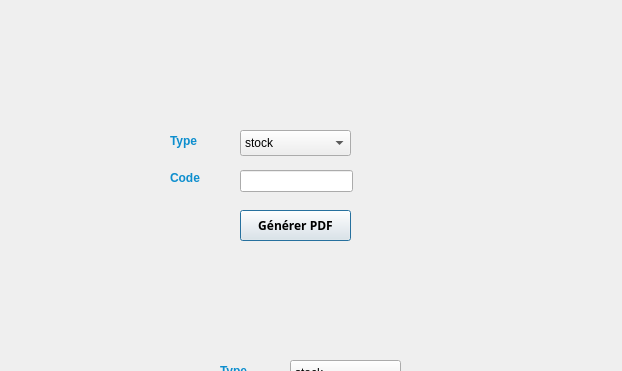
<?xml version="1.0" encoding="UTF-8"?>
<ui version="4.0">
 <class>pdf</class>
 <widget class="QDialog" name="pdf">
  <property name="geometry">
   <rect>
    <x>0</x>
    <y>0</y>
    <width>622</width>
    <height>371</height>
   </rect>
  </property>
  <property name="windowTitle">
   <string>Dialog</string>
  </property>
  <widget class="QLabel" name="label_60">
   <property name="geometry">
    <rect>
     <x>170</x>
     <y>170</y>
     <width>55</width>
     <height>16</height>
    </rect>
   </property>
   <property name="styleSheet">
    <string notr="true">color: #0d8ece;
font-size:50;
font:bold large;</string>
   </property>
   <property name="text">
    <string>Code</string>
   </property>
  </widget>
  <widget class="QPushButton" name="pushButton_imprimer_4">
   <property name="geometry">
    <rect>
     <x>240</x>
     <y>210</y>
     <width>111</width>
     <height>31</height>
    </rect>
   </property>
   <property name="font">
    <font>
     <family>Arial Black</family>
     <pointsize>9</pointsize>
     <weight>75</weight>
     <bold>true</bold>
    </font>
   </property>
   <property name="text">
    <string>Générer PDF</string>
   </property>
  </widget>
  <widget class="QLineEdit" name="lineEdit_code_pdf_3">
   <property name="geometry">
    <rect>
     <x>240</x>
     <y>170</y>
     <width>113</width>
     <height>22</height>
    </rect>
   </property>
  </widget>
  <widget class="QComboBox" name="comboBox_type_pdf_3">
   <property name="geometry">
    <rect>
     <x>240</x>
     <y>130</y>
     <width>111</width>
     <height>26</height>
    </rect>
   </property>
   <item>
    <property name="text">
     <string>stock</string>
    </property>
   </item>
   <item>
    <property name="text">
     <string>fourn</string>
    </property>
   </item>
  </widget>
  <widget class="QLabel" name="label_59">
   <property name="geometry">
    <rect>
     <x>170</x>
     <y>130</y>
     <width>55</width>
     <height>21</height>
    </rect>
   </property>
   <property name="styleSheet">
    <string notr="true">color: #0d8ece;
font-size:50;
font:bold large;</string>
   </property>
   <property name="text">
    <string>Type</string>
   </property>
  </widget>
  <widget class="QLineEdit" name="lineEdit_code_pdf_4">
   <property name="geometry">
    <rect>
     <x>290</x>
     <y>400</y>
     <width>113</width>
     <height>22</height>
    </rect>
   </property>
  </widget>
  <widget class="QLabel" name="label_61">
   <property name="geometry">
    <rect>
     <x>220</x>
     <y>400</y>
     <width>55</width>
     <height>16</height>
    </rect>
   </property>
   <property name="styleSheet">
    <string notr="true">color: #0d8ece;
font-size:50;
font:bold large;</string>
   </property>
   <property name="text">
    <string>Code</string>
   </property>
  </widget>
  <widget class="QPushButton" name="pushButton_imprimer_5">
   <property name="geometry">
    <rect>
     <x>290</x>
     <y>440</y>
     <width>111</width>
     <height>31</height>
    </rect>
   </property>
   <property name="font">
    <font>
     <family>Arial Black</family>
     <pointsize>9</pointsize>
     <weight>75</weight>
     <bold>true</bold>
    </font>
   </property>
   <property name="text">
    <string>Générer PDF</string>
   </property>
  </widget>
  <widget class="QComboBox" name="comboBox_type_pdf_4">
   <property name="geometry">
    <rect>
     <x>290</x>
     <y>360</y>
     <width>111</width>
     <height>26</height>
    </rect>
   </property>
   <item>
    <property name="text">
     <string>stock</string>
    </property>
   </item>
   <item>
    <property name="text">
     <string>fourn</string>
    </property>
   </item>
  </widget>
  <widget class="QLabel" name="label_62">
   <property name="geometry">
    <rect>
     <x>220</x>
     <y>360</y>
     <width>55</width>
     <height>21</height>
    </rect>
   </property>
   <property name="styleSheet">
    <string notr="true">color: #0d8ece;
font-size:50;
font:bold large;</string>
   </property>
   <property name="text">
    <string>Type</string>
   </property>
  </widget>
 </widget>
 <resources/>
 <connections/>
</ui>
